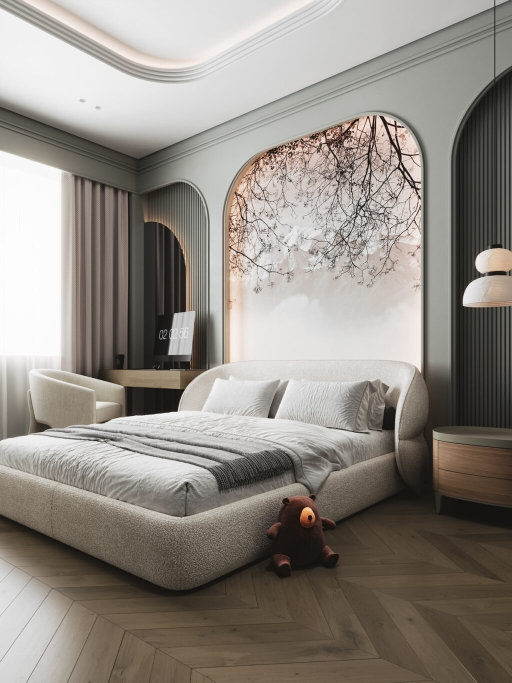
#> input picture vision/detection/test_images/test.jpg, 1024 x 1365 px (shown at 1/2 size)
$ python -i visual_ranker.before_quality_priority.py   (imports and definitions only)
#> lines starting #> are read from the running program, lines starting #| are printed output that depends on the picture
#> further down, picture is the input picture: PIL image 1024x1365 RGB; mean R, G, B 144.9, 138.8, 131.7
"""PyTorch-free visual product ranking fallback for Scene-to-Shop.

This module intentionally does not import torch or transformers, so it can run
on Windows systems where PyTorch DLLs are blocked by Application Control.

Ranking note:
- Image similarity is an approximate low-level visual comparison (color + resized pixels),
  not CLIP semantic similarity.
- Title similarity is left as None because meaningful image-to-text semantic scoring
  requires a multimodal model such as CLIP.
- Listing-quality and price sorting heuristics are retained.
"""

from concurrent.futures import ThreadPoolExecutor
from functools import lru_cache
from io import BytesIO
import re
from urllib.parse import urlparse

import numpy as np
import requests
from PIL import Image


def _image_features(image):
    """Return a normalized descriptor using color histograms and resized RGB pixels."""
    if image is None:
        return None

    rgb = image.convert("RGB")
    # A compact spatial descriptor retains rough layout and dominant colors.
    small = rgb.resize((16, 16), Image.Resampling.BILINEAR)
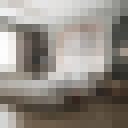
#> small: PIL image 16x16 RGB (shown 8 times larger); mean R, G, B 144.8, 138.7, 131.6
    pixels = np.asarray(small, dtype=np.float32).reshape(-1) / 255.0
#> pixels = 768 values, max 0.992 at index 288, min 0.118 at index 605, mean 0.543

    # Per-channel histograms are less sensitive to small shifts than raw pixels.
    hsv = np.asarray(rgb.convert("HSV").resize((64, 64)), dtype=np.uint8)
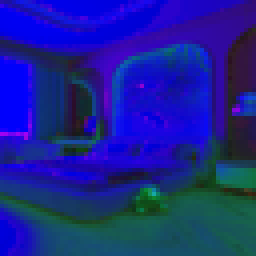
#> hsv: shape (64, 64, 3) (shown 4 times larger); mean R, G, B 25.5, 34.1, 145.1
    hist_parts = [
        np.histogram(hsv[:, :, channel], bins=16, range=(0, 256), density=True)[0]
        for channel in range(3)
    ]
#> hist_parts = 3 items
    histogram = np.concatenate(hist_parts).astype(np.float32)
#> histogram = 48 values, max 0.0362 at index 1, min 0 at index 11, mean 0.00391

    # Weight histogram and spatial color descriptor, then normalize.
    descriptor = np.concatenate((histogram * 2.0, pixels))
#> descriptor = 816 values, max 0.992 at index 336, min 0 at index 11, mean 0.511
    norm = float(np.linalg.norm(descriptor))
#> norm = 16.38
    if norm > 1e-12:
        descriptor /= norm
#> descriptor = 816 values, max 0.0606 at index 336, min 0 at index 11, mean 0.0312
    return descriptor


def image_embedding(image):
    """Compatibility helper: return a normalized, PyTorch-free image descriptor."""
    return _image_features(image)


# [187 lines left out: functions cosine_similarity, download_product_image, _price_sort_info, listing_quality_info, _product_sort_key, rank_products, not called in this run]

>>> from PIL import Image
>>> picture = Image.open('../../detection/test_images/test.jpg')
>>> result = _image_features(picture)
#> result has the same summary as descriptor in _image_features
